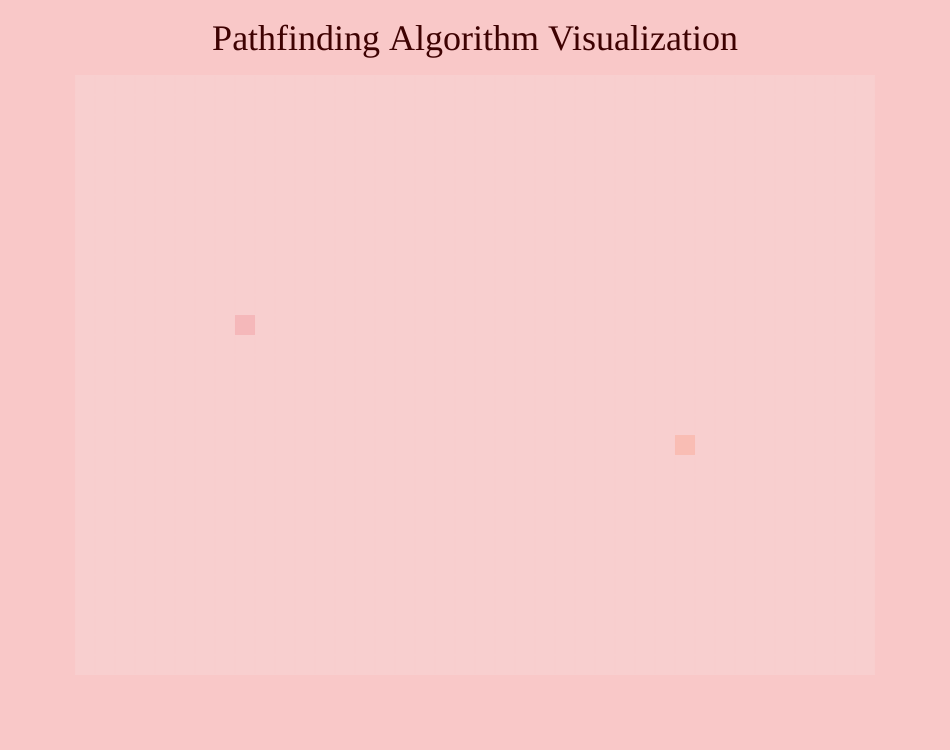
Frame 1 (no input)
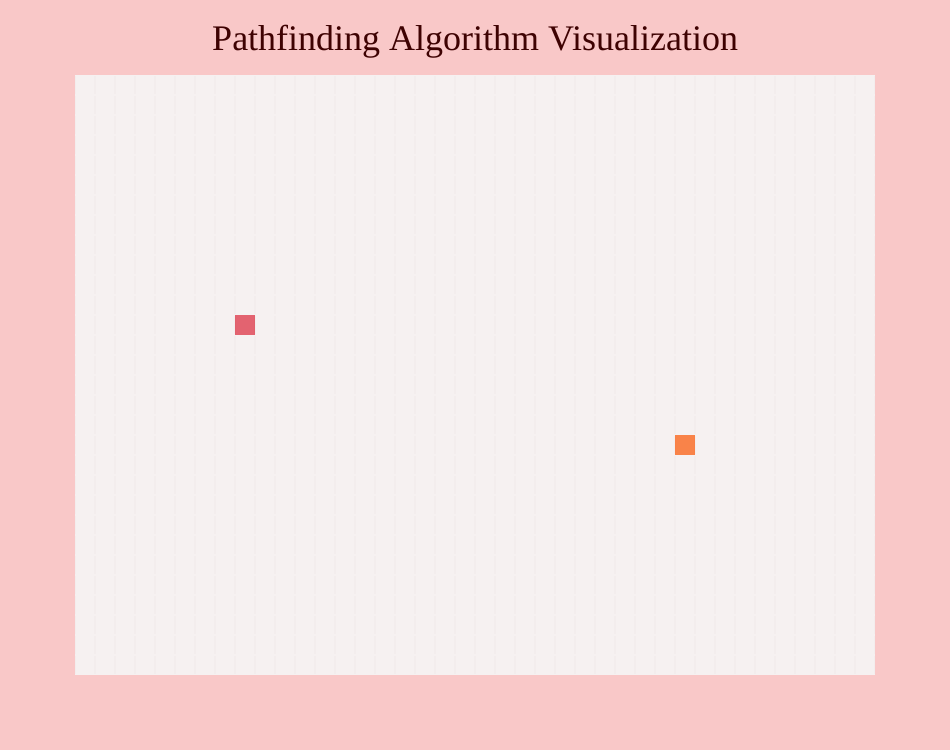
Frame 60 (no input)
Frame 120 (the mouse pressed at the canvas centre since frame 60): identical to frame 60, image omitted

The p5.js sketch that drew these frames (run headless with seeded random() and noise() and a simulated clock; from frame 60 on, the mouse is pressed at the canvas centre):

// p5.js sketch
// ── sketch.js
// To add:
// >blinking nodes once finished
// >animate path
// >add walls
// >add ability to move
// >add runtime

//178, 224, 230 Light teal
//68, 139, 167 Dark teal
//245, 165, 164 Light pink
//221, 95, 108 Dark pink
//252, 215, 137 Orange
//245, 131, 70 Darker orange

//Setting global constants for use in the algo
NUMROWS = 30;
NUMCOLS = 40;
CWIDTH = 800;
CHEIGHT = 600;
DRAWFACTOR = CHEIGHT/30;
TRANSLATEFACTOR = DRAWFACTOR/2 + 75;
DRAWOPACITY = 40;
INFINITY = 100000;

function setup() {
  createCanvas(CWIDTH + 150, CHEIGHT + 150);
  frameRate(120);
  startApp();
  textFont("Roboto Slab");
}

function draw() {
  //Draw the grid of nodes every frame
  grid.drawGrid();
  if(grid.impossible){
    printFail();
  }else if(!grid.endFound && grid.startAlgo && !grid.impossible){ //If the end had not been found AND the algorithm has started, run Dijkstra
    grid.doDijkstra();
  }else if(grid.startAlgo && !grid.pathDrawn){ //If the end has been found, find a path back until the path is complete
    grid.findPath();
  }else if(grid.pathDrawn){
    printFinish();
  }
}

function startApp(){
  //Create a grid of nodes
  grid = new Grid();
  background(249, 200, 200);
  fill(62, 2, 2);
  noStroke();
  textSize(36);
  textAlign(CENTER);
  textCount = 0;
}

function printFail(){
  if(frameCount % 3 == 0){
    failMsg = "No possible paths found!";
    sub = failMsg.substring(0, textCount);
    rectMode(CENTER);
    fill(249, 200, 200);
    rect(width/2, 724, 900, 100);
    fill(62, 2, 2);
    text(sub, width/2, 724);
    console.log(sub);
    if(textCount < 24) textCount++;
  }
}

function printFinish(){
  if(!grid.timeFound){
    grid.time = round(millis() - grid.startTime);
    grid.timeFound = true;
  }
  if(frameCount % 3 == 0){
    finishMsg = "Shortest path found in " + grid.time + " milliseconds!";
    sub = finishMsg.substring(0, textCount);
    rectMode(CENTER);
    fill(249, 200, 200);
    rect(width/2, 724, 900, 100);
    fill(62, 2, 2);
    text(sub, width/2, 724);
    console.log(sub);
    if(textCount < 42) textCount++;
  }
}

function keyPressed(){
  if(keyCode == ENTER){
    grid.startAlgo = true;
    grid.startTime = millis();
  }else if(key == ' '){
    startApp();
  }
}

function mouseDragged(){ //Draw walls when mouse is dragged
  if(!grid.array[round((mouseX - TRANSLATEFACTOR)/DRAWFACTOR)][round((mouseY - TRANSLATEFACTOR)/DRAWFACTOR)].isWall && !grid.startAlgo && !grid.startNodePickedUp && !grid.endNodePickedUp)
    grid.array[round((mouseX - TRANSLATEFACTOR)/DRAWFACTOR)][round((mouseY - TRANSLATEFACTOR)/DRAWFACTOR)].isWall = true;
}

function mousePressed(){ //Enables users to move start and end points
  if (grid.array[round((mouseX - TRANSLATEFACTOR)/DRAWFACTOR)][round((mouseY - TRANSLATEFACTOR)/DRAWFACTOR)].isStart && !grid.startAlgo) {
    grid.array[round((mouseX - TRANSLATEFACTOR)/DRAWFACTOR)][round((mouseY - TRANSLATEFACTOR)/DRAWFACTOR)].isStart = false;
    grid.array[round((mouseX - TRANSLATEFACTOR)/DRAWFACTOR)][round((mouseY - TRANSLATEFACTOR)/DRAWFACTOR)].distance = INFINITY;
    grid.startNodePickedUp = true;
  } else if (grid.array[round((mouseX - TRANSLATEFACTOR)/DRAWFACTOR)][round((mouseY - TRANSLATEFACTOR)/DRAWFACTOR)].isEnd && !grid.startAlgo) {
    grid.array[round((mouseX - TRANSLATEFACTOR)/DRAWFACTOR)][round((mouseY - TRANSLATEFACTOR)/DRAWFACTOR)].isEnd = false;
    grid.endNodePickedUp = true;
  }
}

function mouseReleased(){ //Enables users to move start and end points
  if (grid.startNodePickedUp && !grid.startAlgo) {
    grid.startNodePickedUp = false;
    grid.setStart(grid.array[round((mouseX - TRANSLATEFACTOR)/DRAWFACTOR)][round((mouseY - TRANSLATEFACTOR)/DRAWFACTOR)]);
  } else if (grid.endNodePickedUp && !grid.startAlgo) {
    grid.setEnd(grid.array[round((mouseX - TRANSLATEFACTOR)/DRAWFACTOR)][round((mouseY - TRANSLATEFACTOR)/DRAWFACTOR)]);
    grid.endNodePickedUp = false;
  }
}

// ── algo.js
class Node {
  constructor(x, y) {
    this.x = x;
    this.y = y;
    //Separate variables for print coordinates & mouse tracking
    this.printX = x * DRAWFACTOR;
    this.printY = y * DRAWFACTOR;
    this.isVisited = false;
    this.isStart = false;
    this.isEnd = false;
    this.isWall = false;
    //In Dijkstra's algorithm, every node initializes with a distance of infinity
    this.distance = INFINITY;
    this.previous = undefined;
    this.isPath = false;
  }
}

class Grid {
  constructor() {
    this.startAlgo = false;
    this.array = [];
    for (let i = 0; i < NUMCOLS; i++) {
      this.array[i] = [];
      for (let j = 0; j < NUMROWS; j++) {
        this.array[i][j] = new Node(i, j);
      }
    }
    this.endFound = false;
    this.pathDrawn = false;
    this.impossible = false;
    this.startNode = this.array[8][12];
    this.startNode.isStart = true;
    this.endNode = this.array[30][18];
    this.endNode.isEnd = true;
    this.unvisited = [];

    this.startTime = undefined;
    this.time = undefined;
    this.timeFound = false;

    this.startNodePickedUp = false;
    this.endNodePickedUp = false;

    this.nowNode = undefined;

    for (let i = 0; i < NUMCOLS; i++) {
      for (let j = 0; j < NUMROWS; j++) {
        append(this.unvisited, this.array[i][j]);
      }
    }

    this.startNode.distance = 0;
    //REMOVE CURRENT NODE FROM ARRAY (tentatively done)

    this.currentNode = this.startNode;
    this.neighbours = [];
  }

  drawGrid() {
    fill(249, 200, 200);
    rectMode(CENTER);
    rect(width/2, 20, 900, 100);
    fill(62, 2, 2);
    text("Pathfinding Algorithm Visualization", width/2, 50);
    push();
    //Translating to center everything
    translate(TRANSLATEFACTOR, TRANSLATEFACTOR);
    noStroke();
    for (let i = 0; i < NUMCOLS; i++) {
      for (let j = 0; j < NUMROWS; j++) {
        if (this.array[i][j].isStart) {
          fill(221, 95, 108, DRAWOPACITY);
        } else if (this.array[i][j].isEnd) {
          fill(245, 131, 70, DRAWOPACITY);
        } else if(this.array[i][j].isWall){
          fill(68, 139, 167, DRAWOPACITY);
        }else if (this.array[i][j].isVisited) {
          fill(178, 224, 230, DRAWOPACITY/2);
        } else {
          fill(240, DRAWOPACITY);
        }

        if (this.array[i][j].isPath) {
          fill(252, 215, 137);
        }
        rectMode(CENTER);
        rect(this.array[i][j].printX, this.array[i][j].printY, DRAWFACTOR, DRAWFACTOR);
      }
    }
    pop();
  }
  doDijkstra() {
    for(let it = 0; it < 3; it++){
      if (this.unvisited.length > 0) {
        if(this.currentNode.isEnd){
          this.endFound = true;
          this.nowNode = this.endNode.previous;
          break;
        }else if(this.currentNode.isWall){
          this.currentNode = this.unvisited.shift();
          continue;
        }else if(this.currentNode.distance == INFINITY){
          this.impossible = true;
          continue;
        }
        this.currentNode.isVisited = true;

        if (this.currentNode.x + 1 < 40) {
          append(this.neighbours, this.array[this.currentNode.x + 1][this.currentNode.y]);
        }
        if (this.currentNode.y + 1 < 30) {
          append(this.neighbours, this.array[this.currentNode.x][this.currentNode.y + 1]);
        }
        if (this.currentNode.x - 1 >= 0) {
          append(this.neighbours, this.array[this.currentNode.x - 1][this.currentNode.y]);
        }
        if (this.currentNode.y - 1 >= 0) {
          append(this.neighbours, this.array[this.currentNode.x][this.currentNode.y - 1]);
        }
        for (let i = 0; i < this.neighbours.length; i++) {
          let temp = this.currentNode.distance + 1;
          if (temp < this.neighbours[i].distance) {
            this.neighbours[i].distance = temp;
            this.neighbours[i].previous = this.currentNode;
          }
        }
        this.neighbours = [];
        this.sortUnvisited();
        this.currentNode = this.unvisited.shift();
      }
    }
  }
  sortUnvisited() {
    this.unvisited.sort((nodeA, nodeB) => nodeA.distance - nodeB.distance);
  }
  findPath(){
    if(this.nowNode != this.startNode){
      this.nowNode.isPath = true;
      this.nowNode = this.nowNode.previous;
    }else{
      this.pathDrawn = true;
    }
  }
  setStart(node){
    console.log("HI");
    this.startNode = node;
    node.isStart = true;
    node.distance = 0;
    this.currentNode = node;
  }setEnd(node){
    this.endNode = node;
    node.isEnd = true;
  }
}
